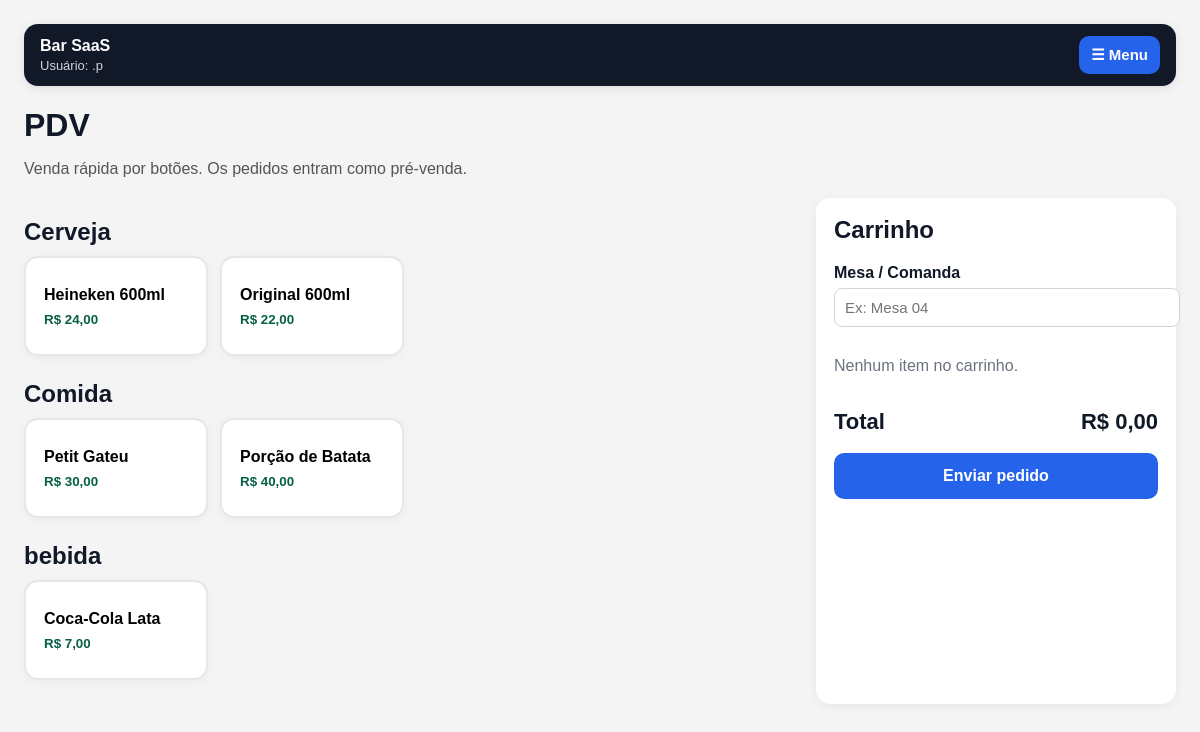
The page /pdv/ (signed in) on the database its author committed.
### products/models.py (models this page shows, shortened)
class Product(models.Model):
    PRODUCT_TYPES = [
        ("sale", "Produto de venda"),
        ("internal_use", "Uso interno"),
        ("both", "Venda e uso interno"),
    ]
    company = models.ForeignKey(Company, on_delete=models.CASCADE)
    name = models.CharField(max_length=120)
    category = models.CharField(max_length=80, blank=True, null=True)
    product_type = models.CharField(max_length=30, choices=PRODUCT_TYPES, default="sale")
    unit = models.ForeignKey(Unit, on_delete=models.PROTECT)
    sale_price = models.DecimalField(
        max_digits=10,
        decimal_places=2,
        default=0,
        help_text="Preço cobrado por unidade vendida. Exemplo: R$ 28 por porção.",
    )
    active = models.BooleanField(default=True)
    minimum_quantity = models.DecimalField(
        max_digits=10,
        decimal_places=2,
        default=0,
        help_text="Quantidade mínima para alerta de estoque baixo.",
    )
    created_at = models.DateTimeField(auto_now_add=True)
    class Meta:
        verbose_name = "Produto"
        verbose_name_plural = "Produtos"
        ordering = ["name"]

### orders/views.py (the view, shortened to what this page needs)
# urls.py: path("pdv/", views.pdv_view, name="pdv"),
@login_required
def pdv_view(request):
    if not can_access_pdv(request.user):
        messages.warning(request, "Você não tem permissão para acessar o PDV.")
        return redirect("/admin/")
    company = get_user_company(request.user)
    if company is None:
        messages.warning(request, "Cadastre uma empresa antes de usar o PDV.")
        return redirect("/admin/companies/company/")
    products = (
        Product.objects
        .filter(company=company, active=True)
        .select_related("unit")
        .order_by("category", "name")
    )
    categories = defaultdict(list)
    for product in products:
        category_name = product.category or "Sem categoria"
        categories[category_name].append(product)
    return render(
        request,
        "orders/pdv.html",
        {
            "company": company,
            "categories": dict(categories),
        },
    )

### accounts/context_processors.py (called while the page is built)
def menu_context(request):
    user = request.user
    if not user.is_authenticated:
        return {
            "menu_permissions": {
                "is_authenticated": False,
            }
        }
    return {
        "menu_permissions": {
            "is_authenticated": True,
            "username": user.username,
            "can_access_pdv": can_access_pdv(user),
            "can_view_orders_panel": can_view_orders_panel(user),
            "can_view_stock": can_view_stock(user),
            "can_create_stock_entry": can_create_stock_entry(user),
            "can_access_admin": user.is_staff or user.is_superuser,
            "can_manage_users": can_manage_users(user),
            "can_adjust_stock": can_adjust_stock(user),
        }
    }

### accounts/permissions.py (called while the page is built, shortened)
def get_user_profile(user):
    if not user.is_authenticated:
        return None
    return getattr(user, "profile", None)

def get_user_company(user):
    profile = get_user_profile(user)
    if profile:
        return profile.company
    if user.is_superuser:
        return Company.objects.filter(active=True).first()
    return None

def has_permission(user, permission_name):
    if not user.is_authenticated:
        return False
    if user.is_superuser:
        return True

def can_access_pdv(user):
    return has_permission(user, "can_access_pdv")

def can_view_orders_panel(user):
    return has_permission(user, "can_view_orders_panel")

def can_view_stock(user):
    return has_permission(user, "can_view_stock")

def can_create_stock_entry(user):
    return has_permission(user, "can_create_stock_entry")

def can_adjust_stock(user):
    return has_permission(user, "can_adjust_stock")

def can_manage_users(user):
    return has_permission(user, "can_manage_users")

### templates/orders/pdv.html (shortened to what this page needs)
<!DOCTYPE html>
<html lang="pt-br">
<head>
</head>
<body>
    {% include "includes/main_menu.html" %}
    <h1>PDV</h1>
    <p class="subtitle">Venda rápida por botões. Os pedidos entram como pré-venda.</p>
    <div class="layout">
        <main>
            {% for category, products in categories.items %}
                <section class="category">
                    <h2>{{ category }}</h2>
                    <div class="product-grid">
                        {% for product in products %}
                            <button
                                type="button"
                                class="product-button"
                                onclick="addToCart('{{ product.id }}', '{{ product.name|escapejs }}', '{{ product.sale_price }}')"
                            >
                                <div class="product-name">{{ product.name }}</div>
                                <div class="product-price">R$ {{ product.sale_price|floatformat:2 }}</div>
                            </button>
                        {% endfor %}
                    </div>
                </section>
            {% empty %}
                <p>Nenhum produto ativo cadastrado.</p>
            {% endfor %}
        </main>
        <aside class="cart">
            <h2>Carrinho</h2>
            <form method="post" onsubmit="prepareCartData()">
                <div class="field">
                    <label for="table_or_tab">Mesa / Comanda</label>
                    <input type="text" name="table_or_tab" id="table_or_tab" placeholder="Ex: Mesa 04">
                </div>
                <div id="cart-items">
                    <div class="empty-cart">Nenhum item no carrinho.</div>
                </div>
                <div class="total">
                    <span>Total</span>
                    <span id="cart-total">R$ 0,00</span>
                </div>
                <button class="submit-button" type="submit">
                    Enviar pedido
                </button>
            </form>
        </aside>
    </div>
</body>
</html>

### templates/includes/main_menu.html (shortened to what this page needs)
<div class="app-topbar">
    <div>
        <div class="app-brand">Bar SaaS</div>
        {% if menu_permissions.is_authenticated %}
            <div class="app-user">
                Usuário: {{ menu_permissions.username }}
            </div>
        {% endif %}
    </div>
    <button type="button" class="menu-button" onclick="toggleMainMenu()">
        ☰ Menu
    </button>
</div>

### templates/orders/pdv.html (style rules this page uses)
body { font-family: Arial, sans-serif; background: #f4f4f5; margin: 0; padding: 24px; color: #111827; }
h1 { margin-bottom: 6px; }
.subtitle { color: #555; margin-bottom: 20px; }
.layout { display: grid; grid-template-columns: 1fr 360px; gap: 20px; }
.category { margin-bottom: 24px; }
.category h2 { margin-bottom: 10px; }
.product-grid { display: grid; grid-template-columns: repeat(auto-fill, minmax(160px, 1fr)); gap: 12px; }
.product-button { background: white; border: 2px solid #e5e7eb; border-radius: 14px; padding: 18px; cursor: pointer; text-align: left; min-height: 100px; box-shadow: 0 2px 8px rgba(0,0,0,0.04); }
.product-name { font-size: 16px; font-weight: bold; margin-bottom: 8px; }
.product-price { color: #065f46; font-weight: bold; }
.cart { background: white; border-radius: 14px; padding: 18px; box-shadow: 0 2px 10px rgba(0,0,0,0.06); position: sticky; top: 20px; }
.cart h2 { margin-top: 0; }
.field { margin-bottom: 14px; }
.field label { display: block; font-weight: bold; margin-bottom: 6px; }
.field input { width: 100%; padding: 10px; border: 1px solid #d1d5db; border-radius: 8px; font-size: 15px; }
.total { font-size: 22px; font-weight: bold; margin-top: 18px; margin-bottom: 18px; display: flex; justify-content: space-between; }
.submit-button { width: 100%; border: none; background: #2563eb; color: white; border-radius: 10px; padding: 14px; font-size: 16px; font-weight: bold; cursor: pointer; }
.empty-cart { color: #6b7280; padding: 16px 0; }

### templates/includes/main_menu.html (style rules this page uses)
.app-topbar { background: #111827; color: white; padding: 12px 16px; border-radius: 14px; margin-bottom: 20px; display: flex; justify-content: space-between; align-items: center; position: relative; box-shadow: 0 2px 10px rgba(0,0,0,0.10); }
.app-brand { font-weight: bold; font-size: 16px; }
.app-user { color: #d1d5db; font-size: 13px; margin-top: 3px; }
.menu-button { border: none; background: #2563eb; color: white; border-radius: 10px; padding: 10px 12px; font-weight: bold; cursor: pointer; font-size: 15px; }

### rows shown on the page
Product: category "Cerveja", name "Heineken 600ml", sale_price "24,00"
Product: name "Original 600ml", sale_price "22,00"
Product: category "Comida", name "Petit Gateu", sale_price "30,00"
Product: name "Porção de Batata", sale_price "40,00"
Product: category "bebida", name "Coca-Cola Lata", sale_price "7,00"

### other values the page prints
{{ menu_permissions.username }} ".p"
